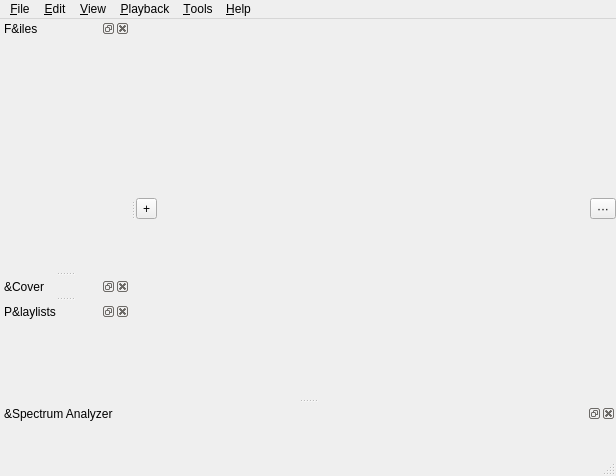
<?xml version="1.0" encoding="UTF-8"?>
<ui version="4.0">
 <class>MainWindow</class>
 <widget class="QMainWindow" name="MainWindow">
  <property name="geometry">
   <rect>
    <x>0</x>
    <y>0</y>
    <width>616</width>
    <height>476</height>
   </rect>
  </property>
  <property name="windowTitle">
   <string>Qmmp</string>
  </property>
  <property name="dockOptions">
   <set>QMainWindow::AllowTabbedDocks|QMainWindow::AnimatedDocks|QMainWindow::VerticalTabs</set>
  </property>
  <widget class="QWidget" name="centralwidget">
   <layout class="QVBoxLayout" name="verticalLayout">
    <property name="spacing">
     <number>2</number>
    </property>
    <property name="leftMargin">
     <number>0</number>
    </property>
    <property name="topMargin">
     <number>0</number>
    </property>
    <property name="rightMargin">
     <number>0</number>
    </property>
    <property name="bottomMargin">
     <number>0</number>
    </property>
    <item>
     <layout class="QHBoxLayout" name="horizontalLayout">
      <item>
       <widget class="QToolButton" name="addListButton">
        <property name="text">
         <string>+</string>
        </property>
       </widget>
      </item>
      <item>
       <widget class="QSUiTabBar" name="tabWidget" native="true">
        <property name="sizePolicy">
         <sizepolicy hsizetype="Preferred" vsizetype="Preferred">
          <horstretch>0</horstretch>
          <verstretch>0</verstretch>
         </sizepolicy>
        </property>
       </widget>
      </item>
      <item>
       <widget class="QToolButton" name="tabListMenuButton">
        <property name="text">
         <string>···</string>
        </property>
       </widget>
      </item>
     </layout>
    </item>
   </layout>
  </widget>
  <widget class="QStatusBar" name="statusbar"/>
  <widget class="QMenuBar" name="menuBar">
   <property name="geometry">
    <rect>
     <x>0</x>
     <y>0</y>
     <width>616</width>
     <height>20</height>
    </rect>
   </property>
   <widget class="QMenu" name="menuFile">
    <property name="title">
     <string>&amp;File</string>
    </property>
   </widget>
   <widget class="QMenu" name="menuTools">
    <property name="title">
     <string>&amp;Tools</string>
    </property>
    <addaction name="separator"/>
    <addaction name="actionVisualization"/>
    <addaction name="separator"/>
   </widget>
   <widget class="QMenu" name="menuHelp">
    <property name="title">
     <string>&amp;Help</string>
    </property>
   </widget>
   <widget class="QMenu" name="menuEdit">
    <property name="title">
     <string>&amp;Edit</string>
    </property>
   </widget>
   <widget class="QMenu" name="menuPlayback">
    <property name="title">
     <string>&amp;Playback</string>
    </property>
   </widget>
   <widget class="QMenu" name="menuView">
    <property name="title">
     <string>&amp;View</string>
    </property>
   </widget>
   <addaction name="menuFile"/>
   <addaction name="menuEdit"/>
   <addaction name="menuView"/>
   <addaction name="menuPlayback"/>
   <addaction name="menuTools"/>
   <addaction name="menuHelp"/>
  </widget>
  <widget class="QDockWidget" name="analyzerDockWidget">
   <property name="sizePolicy">
    <sizepolicy hsizetype="Expanding" vsizetype="Fixed">
     <horstretch>0</horstretch>
     <verstretch>0</verstretch>
    </sizepolicy>
   </property>
   <property name="minimumSize">
    <size>
     <width>100</width>
     <height>50</height>
    </size>
   </property>
   <property name="windowTitle">
    <string>&amp;Spectrum Analyzer</string>
   </property>
   <attribute name="dockWidgetArea">
    <number>8</number>
   </attribute>
   <widget class="QWidget" name="dockWidgetContents"/>
  </widget>
  <widget class="QDockWidget" name="fileSystemDockWidget">
   <property name="minimumSize">
    <size>
     <width>130</width>
     <height>50</height>
    </size>
   </property>
   <property name="windowTitle">
    <string>F&amp;iles</string>
   </property>
   <attribute name="dockWidgetArea">
    <number>1</number>
   </attribute>
   <widget class="QWidget" name="dockWidgetContents_2"/>
  </widget>
  <widget class="QDockWidget" name="coverDockWidget">
   <property name="sizePolicy">
    <sizepolicy hsizetype="Fixed" vsizetype="Fixed">
     <horstretch>0</horstretch>
     <verstretch>0</verstretch>
    </sizepolicy>
   </property>
   <property name="windowTitle">
    <string>&amp;Cover</string>
   </property>
   <attribute name="dockWidgetArea">
    <number>1</number>
   </attribute>
   <widget class="QWidget" name="dockWidgetContents_3"/>
  </widget>
  <widget class="QDockWidget" name="playlistsDockWidget">
   <property name="windowTitle">
    <string>P&amp;laylists</string>
   </property>
   <attribute name="dockWidgetArea">
    <number>1</number>
   </attribute>
   <widget class="QWidget" name="dockWidgetContents_4"/>
  </widget>
  <action name="actionPrevious">
   <property name="icon">
    <iconset>
     <normalon>:/images/previous.png</normalon>
    </iconset>
   </property>
   <property name="text">
    <string>Previous</string>
   </property>
  </action>
  <action name="actionPlay">
   <property name="icon">
    <iconset>
     <normalon>:/images/play.png</normalon>
    </iconset>
   </property>
   <property name="text">
    <string>Play</string>
   </property>
  </action>
  <action name="actionPause">
   <property name="icon">
    <iconset>
     <normalon>:/images/pause.png</normalon>
    </iconset>
   </property>
   <property name="text">
    <string>Pause</string>
   </property>
  </action>
  <action name="actionNext">
   <property name="icon">
    <iconset>
     <normalon>:/images/next.png</normalon>
    </iconset>
   </property>
   <property name="text">
    <string>Next</string>
   </property>
  </action>
  <action name="actionStop">
   <property name="icon">
    <iconset>
     <normalon>:/images/stop.png</normalon>
    </iconset>
   </property>
   <property name="text">
    <string>Stop</string>
   </property>
  </action>
  <action name="actionAddFile">
   <property name="text">
    <string>&amp;Add File</string>
   </property>
  </action>
  <action name="actionClearPlayList">
   <property name="text">
    <string>&amp;Remove All</string>
   </property>
  </action>
  <action name="actionNewPlayList">
   <property name="text">
    <string>New Playlist</string>
   </property>
  </action>
  <action name="actionClosePlayList">
   <property name="text">
    <string>Remove Playlist</string>
   </property>
  </action>
  <action name="actionAddDirectory">
   <property name="text">
    <string>&amp;Add Directory</string>
   </property>
  </action>
  <action name="actionExit">
   <property name="text">
    <string>&amp;Exit</string>
   </property>
  </action>
  <action name="actionAbout">
   <property name="text">
    <string>About</string>
   </property>
  </action>
  <action name="actionAboutQt">
   <property name="text">
    <string>About Qt</string>
   </property>
  </action>
  <action name="actionSelectAll">
   <property name="text">
    <string>&amp;Select All</string>
   </property>
  </action>
  <action name="actionRemoveSelected">
   <property name="text">
    <string>&amp;Remove Selected</string>
   </property>
  </action>
  <action name="actionRemoveUnselected">
   <property name="text">
    <string>&amp;Remove Unselected</string>
   </property>
  </action>
  <action name="actionVisualization">
   <property name="text">
    <string>&amp;Visualization</string>
   </property>
  </action>
  <action name="actionSettings">
   <property name="text">
    <string>Settings</string>
   </property>
  </action>
  <action name="actionRenamePlayList">
   <property name="text">
    <string>Rename Playlist</string>
   </property>
  </action>
 </widget>
 <customwidgets>
  <customwidget>
   <class>QSUiTabBar</class>
   <extends>QWidget</extends>
   <header>qsuitabbar.h</header>
   <container>1</container>
  </customwidget>
 </customwidgets>
 <resources/>
 <connections/>
</ui>
